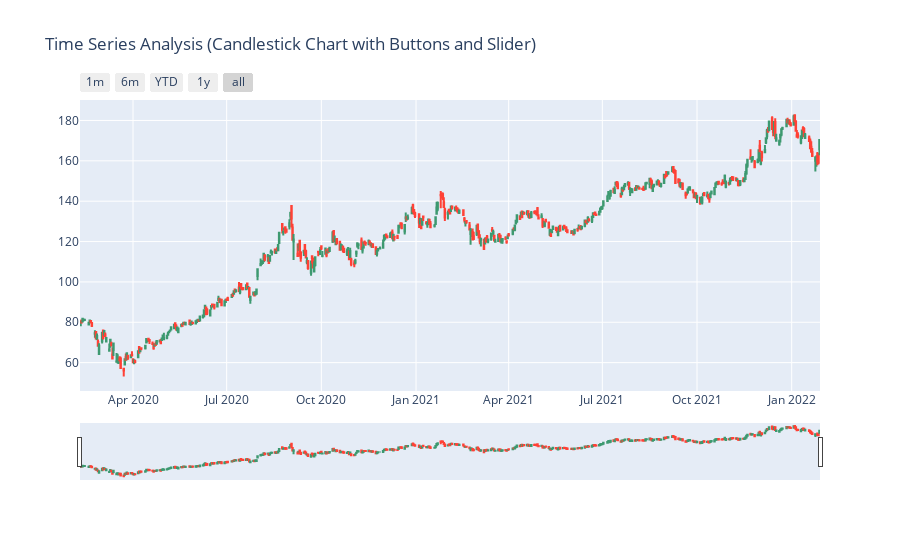

Notebook code cell kept with this figure:
### Markdown cell above
One of the best ways to analyze a time series data is to create an interactive visualization where you can manually select the time interval in the output visualization itself. One way to do it is to add a slider below your visualization and buttons to control time intervals above your visualization.

### Code cell
figure = go.Figure(data = [go.Candlestick(x = data.index,
                                        open = data["Open"], 
                                        high = data["High"],
                                        low = data["Low"], 
                                        close = data["Close"])])
figure.update_layout(title = "Time Series Analysis (Candlestick Chart with Buttons and Slider)")

figure.update_xaxes(
    rangeslider_visible = True,
    rangeselector = dict(
        buttons = list([
            dict(count = 1, label = "1m", step = "month", stepmode = "backward"),
            dict(count = 6, label = "6m", step = "month", stepmode = "backward"),
            dict(count = 1, label = "YTD", step = "year", stepmode = "todate"),
            dict(count = 1, label = "1y", step = "year", stepmode = "backward"),
            dict(step = "all")
        ])
    )
)
figure.show()

### Figure 1 — Plotly figure (JSON) as saved in the notebook; plotly's stock layout.template omitted (floating-point values rounded to 4 significant figures; data arrays with more than 128 entries replaced by an {"elided": "..."} marker saying what was removed)
{"data": [{"close": {"elided": "498 float values"}, "high": {"elided": "498 float values"}, "low": {"elided": "498 float values"}, "open": {"elided": "498 float values"}, "type": "candlestick", "x": {"elided": "498 str values"}}], "layout": {"title": {"text": "Time Series Analysis (Candlestick Chart with Buttons and Slider)"}, "xaxis": {"rangeselector": {"buttons": [{"count": 1, "label": "1m", "step": "month", "stepmode": "backward"}, {"count": 6, "label": "6m", "step": "month", "stepmode": "backward"}, {"count": 1, "label": "YTD", "step": "year", "stepmode": "todate"}, {"count": 1, "label": "1y", "step": "year", "stepmode": "backward"}, {"step": "all"}]}, "rangeslider": {"visible": true}}}}
